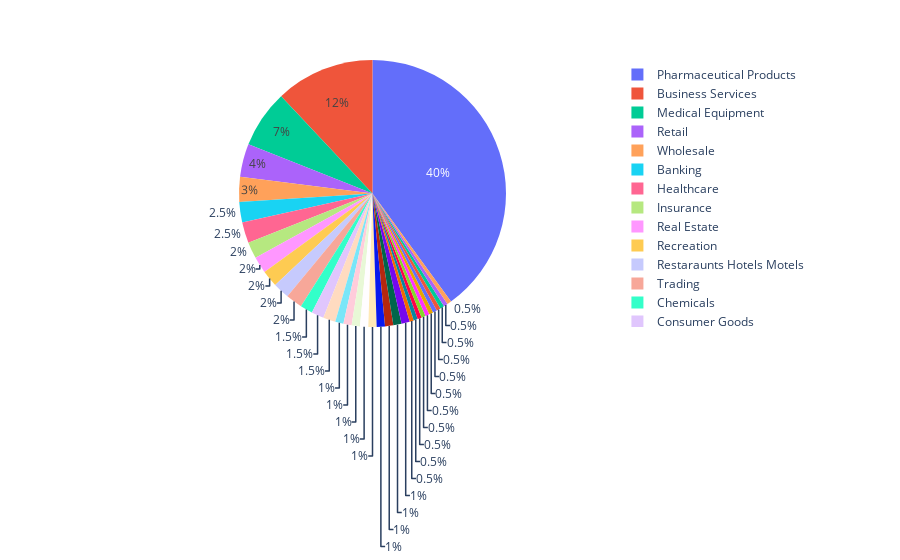

Notebook source saved alongside this figure:
### Code cell
worst = df[df.portfolio=="worst"]
counts = worst.groupby("famaindustry").predict.count()
counts = counts.rename(index={"Almost Nothing": "Other"})
counts = counts.reset_index()
counts.columns = ["industry", "count"]

fig = px.pie(counts, values="count", names="industry")

fig.show()
fig.write_image("worst_equally_weighted.jpeg")

### Figure 1 — Plotly figure (JSON) as saved in the notebook; plotly's stock layout.template omitted (floating-point values rounded to 4 significant figures)
{"data": [{"domain": {"x": [0, 1], "y": [0, 1]}, "hovertemplate": "industry=%{label}<br>count=%{value}<extra></extra>", "labels": ["Agriculture", "Aircraft", "Apparel", "Automobiles and Trucks", "Banking", "Business Services", "Candy & Soda", "Chemicals", "Communication", "Computers", "Construction", "Construction Materials", "Consumer Goods", "Electrical Equipment", "Electronic Equipment", "Entertainment", "Healthcare", "Insurance", "Machinery", "Measuring and Control Equipment", "Medical Equipment", "Non-Metallic and Industrial Metal Mining", "Pharmaceutical Products", "Precious Metals", "Real Estate", "Recreation", "Restaraunts Hotels Motels", "Retail", "Rubber and Plastic Products", "Steel Works Etc", "Textiles", "Tobacco Products", "Trading", "Transportation", "Wholesale"], "legendgroup": "", "name": "", "showlegend": true, "type": "pie", "values": [2, 1, 1, 1, 5, 24, 1, 3, 2, 1, 2, 2, 3, 1, 2, 1, 5, 4, 2, 3, 14, 1, 80, 2, 4, 4, 4, 8, 1, 1, 2, 1, 4, 2, 6]}], "layout": {"legend": {"tracegroupgap": 0}, "margin": {"t": 60}}}
